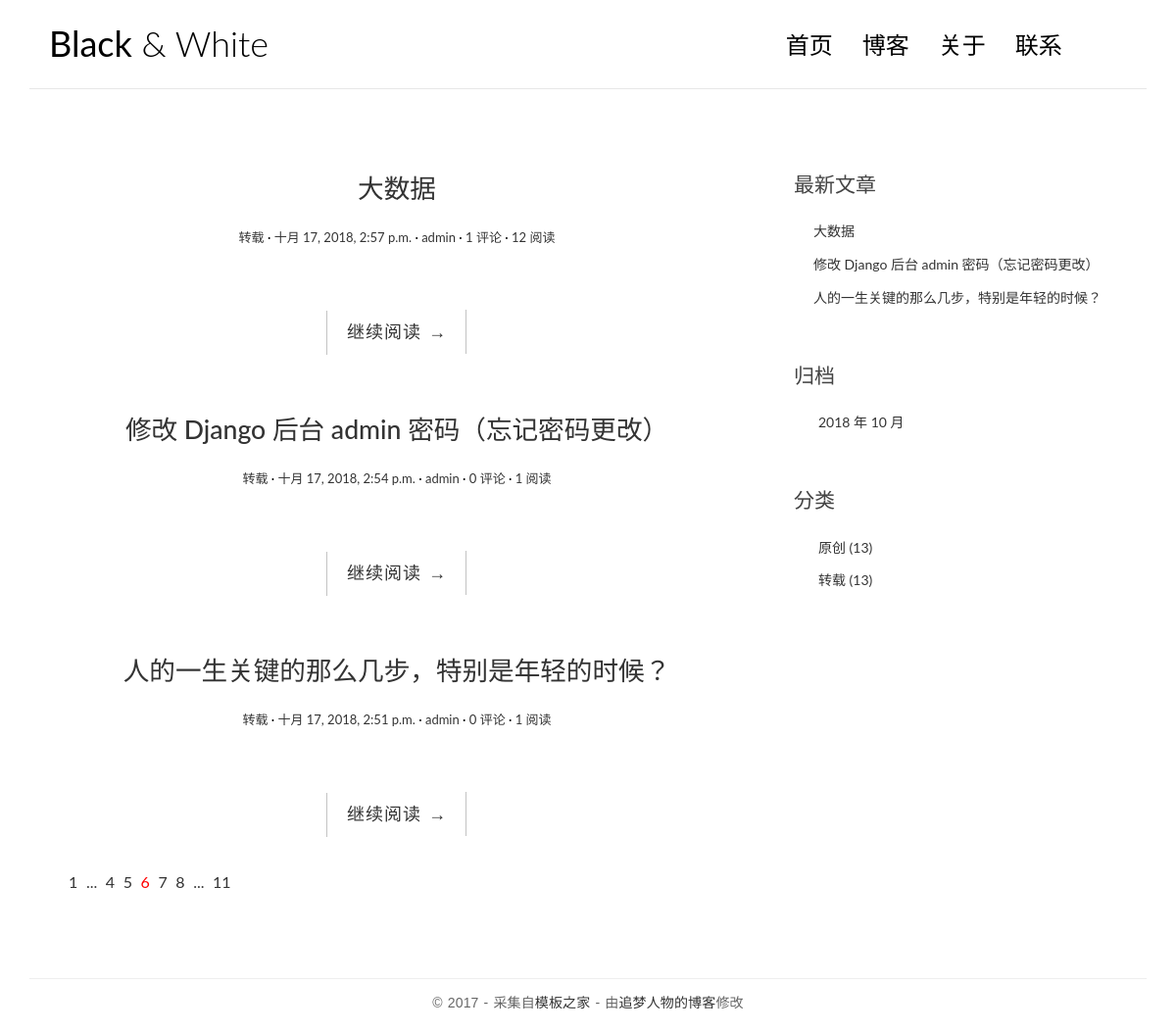
The page / on the database its author committed.
### blog/models.py (models this page shows, shortened)
@python_2_unicode_compatible
class Post(models.Model):
    views = models.PositiveIntegerField(default=0)
    title = models.CharField(max_length=70)
    body = models.TextField()
    created_time = models.DateTimeField()
    modified_time = models.DateTimeField()
    excerpt = models.CharField(max_length=200, blank=True)
    category = models.ForeignKey(Category)
    tags = models.ManyToManyField(Tag, blank=True)
    author = models.ForeignKey(User)
    def get_absolute_url(self):
        return reverse('blog:detail', kwargs={'pk': self.pk})
    class Meta:
        ordering = ['-created_time']

@python_2_unicode_compatible
class Category(models.Model):
    name = models.CharField(max_length=100)

### blog/views.py (the view)
# urls.py: url(r'^$', views.index, name='index'),
def index(request):
    post_list = Post.objects.all().order_by('-created_time')
    return render(request, 'blog/index.html', context={'post_list': post_list})

### blog/templatetags/blog_tags.py (called while the page is built)
@register.simple_tag
def get_recent_posts(num=5):
    return Post.objects.all().order_by('-created_time')[:num]

@register.simple_tag
def archives():
    return Post.objects.dates('created_time', 'month', order='DESC')

@register.simple_tag
def get_categories():
    return Category.objects.all()

### templates/blog/index.html (shortened to what this page needs)
{% extends 'base.html' %}
{% block main %}
    {% for post in post_list %}
        <article class="post post-{{ post.pk }}">
        <header class="entry-header">
            <h1 class="entry-title">
                <a href="{{ post.get_absolute_url }}">{{ post.title }}</a>
            </h1>
            <div class="entry-meta">
                <span class="post-category"><a href="#">{{ post.category.name }}</a></span>
                <span class="post-date"><a href="#"><time class="entry-date"
                                                          datetime="2012-11-09T23:15:57+00:00">{{ post.created_time }}</time></a></span>
                <span class="post-author"><a href="#">{{ post.author }}</a></span>
                <span class="comments-link"><a href="#">{{ post.comment_set.count }} 评论</a></span>
                <span class="views-count"><a href="#">{{post.views}} 阅读</a></span>
            </div>
        </header>
        <div class="entry-content clearfix">
            <div class="read-more cl-effect-14">
                <a href="{{ post.get_absolute_url }}" class="more-link">继续阅读 <span class="meta-nav">→</span></a>
            </div>
        </div>
    </article>
    {% empty %}
        <div class="no-post">暂时还没有发布的文章</div>
    {% endfor %}
    <div class="pagination">
        <ul>
            <li><a href="">1</a></li>
            <li><a href="">...</a></li>
            <li><a href="">4</a></li>
            <li><a href="">5</a></li>
            <li class="current"><a href="">6</a></li>
            <li><a href="">7</a></li>
            <li><a href="">8</a></li>
            <li><a href="">...</a></li>
            <li><a href="">11</a></li>
        </ul>
    </div>
{% endblock main %}

### templates/base.html (shortened to what this page needs)
{% load staticfiles %}
{% load blog_tags %}
<!DOCTYPE html>
<html>
<head>
    <link rel="stylesheet" href="http://code.ionicframework.com/ionicons/2.0.1/css/ionicons.min.css">
    <link rel="stylesheet" href="{% static 'blog/css/bootstrap.min.css' %}">
    <link rel="stylesheet" href="{% static 'blog/css/pace.css' %}">
    <link rel="stylesheet" href="{% static 'blog/css/custom.css' %}">
    <link rel="stylesheet" href="{% static 'blog/css/highlights/github.css' %}">
</head>
<body>
<div class="container">
    <header id="site-header">
        <div class="row">
            <div class="col-md-4 col-sm-5 col-xs-8">
                <div class="logo">
                    <h1><a href="{% url 'blog:index' %}"><b>Black</b> &amp; White</a></h1>
                </div>
            </div>
            <div class="col-md-8 col-sm-7 col-xs-4">
                <nav class="main-nav" role="navigation">
                    <div class="collapse navbar-collapse" id="bs-example-navbar-collapse-1">
                        <ul class="nav navbar-nav navbar-right">
                            <li class="cl-effect-11"><a href="index.html" data-hover="首页">首页</a></li>
                            <li class="cl-effect-11"><a href="full-width.html" data-hover="博客">博客</a></li>
                            <li class="cl-effect-11"><a href="about.html" data-hover="关于">关于</a></li>
                            <li class="cl-effect-11"><a href="contact.html" data-hover="联系">联系</a></li>
                        </ul>
                    </div>
                </nav>
            </div>
        </div>
    </header>
</div>
<div class="content-body">
    <div class="container">
        <div class="row">
            <main class="col-md-8">
                {% block main %}
                {% endblock main %}
            </main>
            <aside class="col-md-4">
                <div class="widget widget-recent-posts">
                    <h3 class="widget-title">最新文章</h3>
                    {% get_recent_posts as recent_post_list %}
                    <ul>
                        {% for post in recent_post_list %}
                        <li>
                            <a href="{{ post.get_absolute_url }}">{{ post.title }}</a>
                        </li>
                        {% empty %}
                        暂无文章！
                        {% endfor %}
                    </ul>
                </div>
                <div class="widget widget-archives">
                    <h3 class="widget-title">归档</h3>
                    {% archives as date_list %}
                    <ul>
                        {% for date in date_list %}
                        <li>
                            <a href="{% url 'blog:archives' date.year date.month %}">{{ date.year }} 年 {{ date.month }} 月</a>
                        </li>
                        {% empty %}
                        暂无归档
                        {% endfor %}
                    </ul>
                </div>
                <div class="widget widget-category">
                    <h3 class="widget-title">分类</h3>
                    {% get_categories as category_list %}
                    <ul>
                        {% for category in category_list %}
                        <li>
                            <a href="{% url 'blog:category' category.pk %}">{{ category.name }} <span class="post-count">(13)</span></a>
                        </li>
                        {% empty %}
                        暂无分类！
                        {% endfor %}
                    </ul>
                </div>
            </aside>
        </div>
    </div>
</div>
<footer id="site-footer">
    <div class="container">
        <div class="row">
            <div class="col-md-12">
                <p class="copyright">&copy 2017 - 采集自<a href="http://www.cssmoban.com/"
                                                        target="_blank" title="模板之家">模板之家</a>
                    - 由<a href="http://zmrenwu.com/" title="网页模板" target="_blank">追梦人物的博客</a>修改
                </p>
            </div>
        </div>
    </div>
</footer>
</body>
</html>

### blog/static/blog/css/custom.css (style rules this page uses)
* { outline: none; }
h1, h2, h3, h4, h5, h6 { margin-top: 0; }
b { font-weight: 400; }
a { color: #333; }
body { color: #444; font-family: 'Lato', sans-serif; }
p { font-family: 'Ubuntu', sans-serif; font-weight: 400; word-spacing: 1px; letter-spacing: 0.01em; }
#site-header { background-color: #FFF; padding: 25px 20px; margin-bottom: 40px; border-bottom: 1px solid #e7e7e7; }
.logo h1 a { color: #000; }
.logo h1 { margin: 0; font-family: 'Lato', sans-serif; font-weight: 300; }
.main-nav { margin-top: 11px; max-width: 95%; }
.main-nav a { color: #000000 !important; padding: 0 0 5px 0 !important; margin-right: 30px; font-family: 'Lato', sans-serif; font-weight: 300; font-size: 24px; }
.cl-effect-11 a { padding: 10px 0; color: #0972b4; text-shadow: none; }
.cl-effect-11 a::before { position: absolute; top: 0; left: 0; overflow: hidden; padding: 0 0 5px 0 !important; max-width: 0; border-bottom: 1px solid #000; color: #000; content: attr(data-hover); white-space: nowrap; -webkit-transition: max-width 0.5s; -moz-transition: max-width 0.5s; transition: max-width 0.5s; }
.content-body { padding-bottom: 4em; }
.post { background: #fff; padding: 30px 30px 0; }
.entry-title { text-align: center; font-size: 1.9em; margin-bottom: 20px; line-height: 1.6; padding: 10px 20px 0; }
.entry-meta { text-align: center; color: #DDDDDD; font-size: 13px; margin-bottom: 30px; }
.entry-content { font-size: 18px; line-height: 1.9; font-weight: 300; color: #000; }
.post-category::after, .post-date::after, .post-author::after, .comments-link::after { content: ' ·'; color: #000; }
.read-more { font-family: 'Ubuntu', sans-serif; font-weight: 400; word-spacing: 1px; letter-spacing: 0.01em; text-align: center; margin-top: 20px; }
.cl-effect-14 a { padding: 0 20px; height: 45px; line-height: 45px; position: relative; display: inline-block; margin: 15px 25px; letter-spacing: 1px; font-weight: 400; text-shadow: 0 0 1px rgba(255, 255, 255, 0.3); }
.cl-effect-14 a::before, .cl-effect-14 a::after { position: absolute; width: 45px; height: 1px; background: #C3C3C3; content: ''; -webkit-transition: all 0.3s; -moz-transition: all 0.3s; transition: all 0.3s; pointer-events: none; }
.cl-effect-14 a::before { top: 0; left: 0; -webkit-transform: rotate(90deg); -moz-transform: rotate(90deg); transform: rotate(90deg); -webkit-transform-origin: 0 0; -moz-transform-origin: 0 0; transform-origin: 0 0; }
.cl-effect-14 a::after { right: 0; bottom: 0; -webkit-transform: rotate(90deg); -moz-transform: rotate(90deg); transform: rotate(90deg); -webkit-transform-origin: 100% 0; -moz-transform-origin: 100% 0; transform-origin: 100% 0; }
.widget { background: #fff; padding: 30px 0 0; }
.widget-title { font-size: 1.5em; margin-bottom: 20px; line-height: 1.6; padding: 10px 0 0; font-weight: 400; }
.widget-recent-posts ul { padding: 0; margin: 0; padding-left: 20px; }
.widget-recent-posts ul li { list-style-type: none; position: relative; line-height: 170%; margin-bottom: 10px; }
.widget-recent-posts ul li::before { content: '\f3d3'; font-family: "Ionicons"; position: absolute; left: -17px; top: 3px; font-size: 16px; color: #000; }
.widget-archives ul { padding: 0; margin: 0; padding-left: 25px; }
.widget-archives ul li { list-style-type: none; position: relative; line-height: 170%; margin-bottom: 10px; }
.widget-archives ul li::before { content: '\f3f3'; font-family: "Ionicons"; position: absolute; left: -25px; top: 1px; font-size: 16px; color: #000; }
.widget-category ul { padding: 0; margin: 0; padding-left: 25px; }
.widget-category ul li { list-style-type: none; position: relative; line-height: 170%; margin-bottom: 10px; }
.widget-category ul li::before { content: '\f3fe'; font-family: "Ionicons"; position: absolute; left: -25px; top: 1px; font-size: 18px; color: #000; }
#site-footer { padding-top: 10px; padding: 0 0 1.5em 0; }
.copyright { text-align: center; padding-top: 1em; margin: 0; border-top: 1px solid #eee; color: #666; }
.pagination ul { list-style: none; }
.pagination ul li { display: inline-block; font-size: 16px; margin-right: 5px; }
.current a { color: red; }

### rows shown on the page
Post: title "大数据", category.name "转载", created_time "十月 17, 2018, 2:57 p.m.", author "admin", comment_set.count "1", views "12"
Post: title "修改 Django 后台 admin 密码（忘记密码更改）", category.name "转载", created_time "十月 17, 2018, 2:54 p.m.", author "admin", comment_set.count "0", views "1"
Post: title "人的一生关键的那么几步，特别是年轻的时候？", category.name "转载", created_time "十月 17, 2018, 2:51 p.m.", author "admin", comment_set.count "0", views "1"
Category: name "原创"
Category: name "转载"

### other values the page prints
{{ date.year }} "2018"
{{ date.month }} "10"
